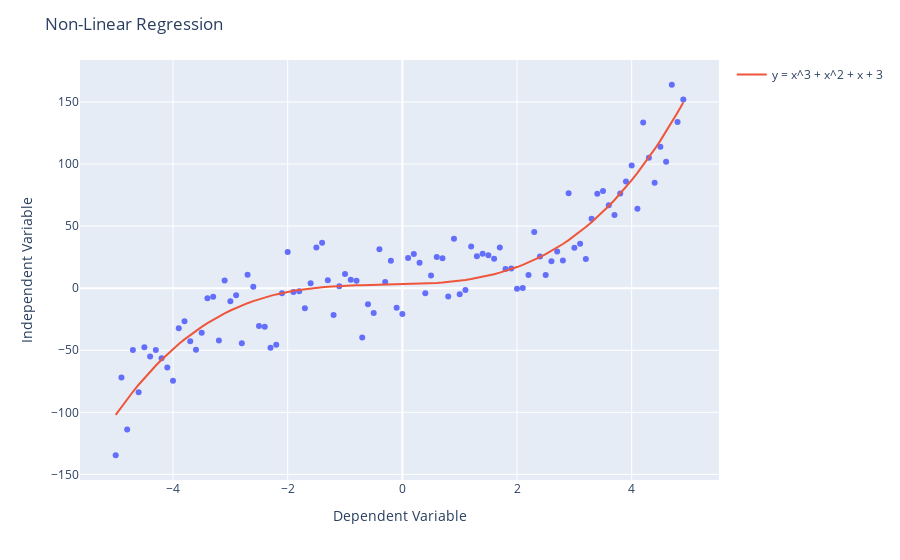

The code cell stored with this chart in its notebook:
### Markdown cell above
Let's take a look at a cubic function's graph.

### Code cell
x = np.arange(-5.0, 5.0, 0.1)

# You can adjust the slope and intercept to verify the changes in the graph
y = 1 * (x ** 3) + 1 * (x ** 2) + 1 * x + 3
y_noise = 20 * np.random.normal(size=x.size)
y_data = y + y_noise

fig = px.scatter(x=x, y=y_data)
fig.update_layout(
    title="Non-Linear Regression",
    xaxis_title="Dependent Variable",
    yaxis_title="Independent Variable",
)
fig.add_trace(go.Scatter(x=x, y=y, mode="lines", name="y = x^3 + x^2 + x + 3"))
fig.show()
